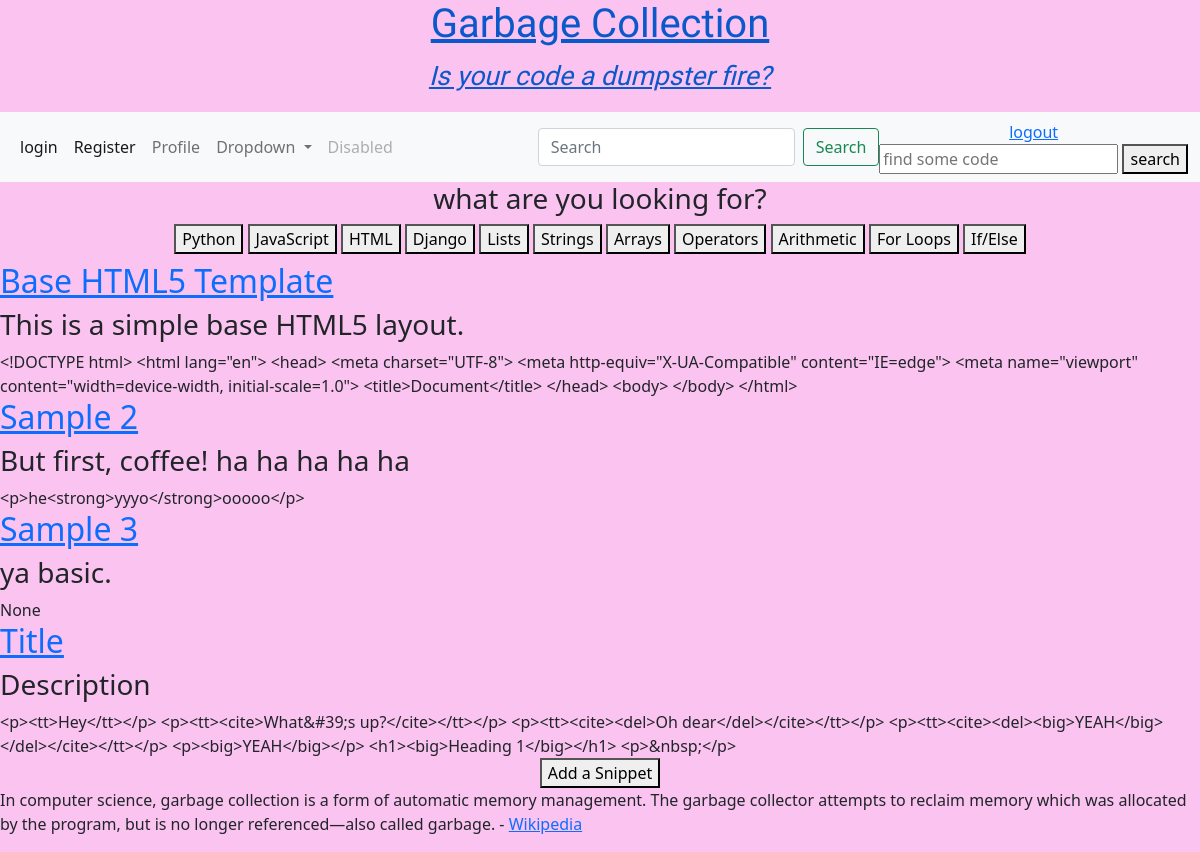
/index (signed in), run on the app's committed database.
### snippets/models.py (models this page shows, shortened)
class Category(models.Model):
    name = models.CharField(max_length=100)
    slug = models.SlugField(max_length=100, null=True, blank=True, unique=True)
    class Meta:
        verbose_name_plural = "categories"

class Snippet(models.Model):
    title = models.CharField(max_length=500)
    language = models.CharField(max_length=100, blank=False)
    category = models.ManyToManyField("Category", related_name="snippets", blank=True)
    description = models.TextField(max_length=200, null=True, blank=True)
    code = models.TextField(max_length=2000, null=True, blank=True)
    created_at = models.DateTimeField(auto_now_add=True)

### snippets/views.py (the view)
# urls.py: path('index', snippets_views.index, name="index"),
@login_required
def index(request):
    snippets = Snippet.objects.all()
    categories = Category.objects.all()
    return render(request, "index.html", {"snippets": snippets, "categories": categories})

### templates/index.html (shortened to what this page needs)
{% extends "base.html" %} {% load static %}
{% block content %}
<div>
    <center><h3>what are you looking for?</h3></center>
    <div>
        <center>
        {% for category in categories %}
        <a href="{% url 'category' slug=category.slug %}"><button type="submit">{{ category.name }}</button></a>
        {% endfor %}
    </center>
    </div>
</div>
<div class="index-snips">
    {% for snippet in snippets %}
        <h2><a href="{% url 'detail' pk=snippet.pk %}">{{ snippet.title }}</a></h2>
        <h3>{{ snippet.description }}</h3>
        {{ snippet.code }}
    {% endfor %}
</div>
{% endblock %}

### static/main.css (style rules this page uses)
:root { color: #fac3f0; }

### data on the page
Category: name "Python"
Category: name "JavaScript"
Category: name "HTML"
Category: name "Django"
Category: name "Lists"
Category: name "Strings"
Category: name "Arrays"
Category: name "Operators"
Category: name "Arithmetic"
Category: name "For Loops"
Category: name "If/Else"
Snippet: title "Base HTML5 Template", description "This is a simple base HTML5 layout.", code "<!DOCTYPE html> <html lang=\"en\"> <head> <meta charset=\"UTF-8\"> <meta http-equiv=\"X-UA-Compatible\" content=\"IE=edge\"> <meta name=\"viewport\" content=\"width=device-width, initial-scale=1.0\"> <title>Document</title> </head> <body> </body> </html>"
Snippet: title "Sample 2", description "But first, coffee! ha ha ha ha ha", code "<p>he<strong>yyyo</strong>ooooo</p>"
Snippet: title "Sample 3", description "ya basic.", code "None"
Snippet: title "Title", description "Description", code "<p><tt>Hey</tt></p> <p><tt><cite>What&#39;s up?</cite></tt></p> <p><tt><cite><del>Oh dear</del></cite></tt></p> <p><tt><cite><del><big>YEAH</big></del></cite></tt></p> <p><big>YEAH</big></p> <h1><big>Heading 1</big></h1> <p>&nbsp;</p>"
